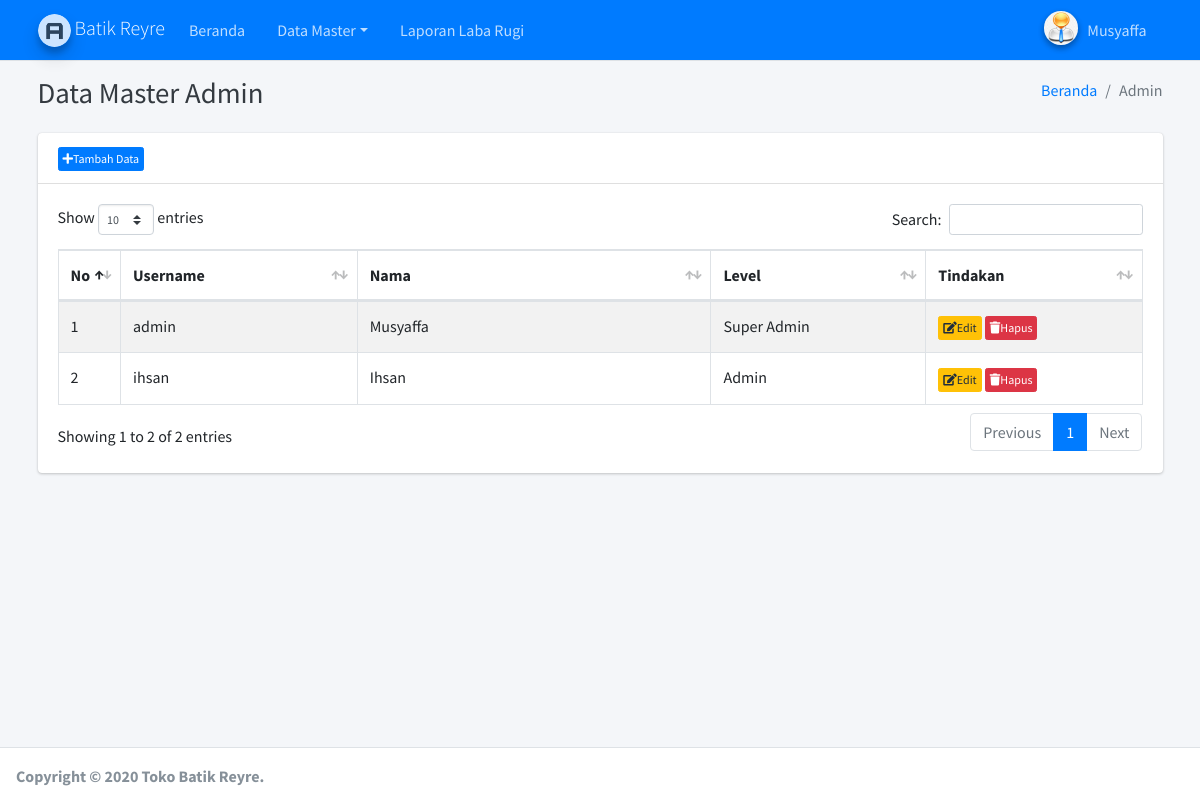
/paneladmin/admin.php?hlm=user (signed in), run on the app's committed database.
### tables this page shows
CREATE TABLE `tbl_user` (
  `id_user` int(11) NOT NULL,
  `username` varchar(50) NOT NULL,
  `password` varchar(50) NOT NULL,
  `nm_admin` varchar(50) NOT NULL,
  `level` tinyint(4) NOT NULL
);

### paneladmin/site/user/user.php (the view, shortened to what this page needs)
<?php
if( empty( $_SESSION['id_user'] ) ){
	$_SESSION['err'] = '<strong>ERROR!</strong> Anda harus login terlebih dahulu.';
	header('Location: ./');
	die();
} else {
	if( isset( $_REQUEST['aksi'] )){
		$aksi = $_REQUEST['aksi'];
		switch($aksi){
			case 'baru':
				include 'user_baru.php';
				break;
			case 'edit':
				include 'user_edit.php';
				break;
			case 'hapus':
				include 'user_hapus.php';
				break;
		}
	} else {
		echo '
  <div class="content-wrapper">
    <div class="content-header">
      <div class="container">
        <div class="row mb-2">
          <div class="col-sm-6">
            <h1 class="m-0 text-dark"> Data Master Admin</h1>
          </div>
          <div class="col-sm-6">
            <ol class="breadcrumb float-sm-right">
              <li class="breadcrumb-item"><a href="admin.php">Beranda</a></li>
              <li class="breadcrumb-item active">Admin</li>
            </ol>
          </div>
        </div>
      </div>
    </div>
			<div class="content">
			<div class="container">
			<div class="row">
			<div class="col-lg-12">
			<div class="card">
				<div class="card-header">
					<div class="box pull-right">
						<a href="./admin.php?hlm=user&aksi=baru" type="button" class="btn btn-primary btn-xs"><i class="fas fa-plus nav-icon"></i>Tambah Data</a>
					</div>
				</div>
				<div class="card-body">
				<table id="example1" class="table table-bordered table-striped">
				 <thead>
				   <tr class="info">
					 <th width="5%">No</th>
					 <th width="22%">Username</th>
					 <th width="33%">Nama</th>
					 <th width="20%">Level</th>
					 <th width="20%">Tindakan</th>
				   </tr>
				 </thead>
				 <tbody>';
		 	$sql = mysqli_query($koneksi, "SELECT * FROM tbl_user");
		 	if(mysqli_num_rows($sql) > 0){
		 		$no = 0;
				 while($row = mysqli_fetch_array($sql)){
	 				$no++;
	 			echo '
				   <tr>
					 <td>'.$no.'</td>
					 <td>'.$row['username'].'</td>
					 <td>'.$row['nm_admin'].'</td>
					 <td>';
					 if($row['level'] == 1){
						 echo 'Super Admin';
					 } else {
						 echo 'Admin';
					 }
					 echo'</td>
					 <td>
					<script type="text/javascript" language="JavaScript">
					  	function konfirmasi(){
						  	tanya = confirm("Anda yakin akan menghapus user ini?");
						  	if (tanya == true) return true;
						  	else return false;
						}
					</script>
					 <a href="?hlm=user&aksi=edit&id_user='.$row['id_user'].'" class="btn btn-warning btn-xs"><i class="fas fa-edit nav-icon"></i>Edit</a>
					 <a href="?hlm=user&aksi=hapus&submit=yes&id_user='.$row['id_user'].'" onclick="return konfirmasi()" class="btn btn-danger btn-xs"><i class="fas fa-trash nav-icon"></i>Hapus</a>
					 </td>';
				}
			} else {
				 echo '<td colspan="8"><center><p class="add">Tidak ada data untuk ditampilkan. <u><a href="?hlm=user&aksi=baru">Tambah user baru</a></u> </p></center></td></tr>';
			}
			echo '
			 	</tbody>
			</table>
			</div>
			</div>
			</div>
			</div>
			</div>
		</div>
		</div>';
	}
}
?>

### data on the page
tbl_user: username "admin", nm_admin "Musyaffa", level "Super Admin"
tbl_user: username "ihsan", nm_admin "Ihsan", level "Admin"

### other printed values
$_SESSION['nm_admin'] "Musyaffa"
